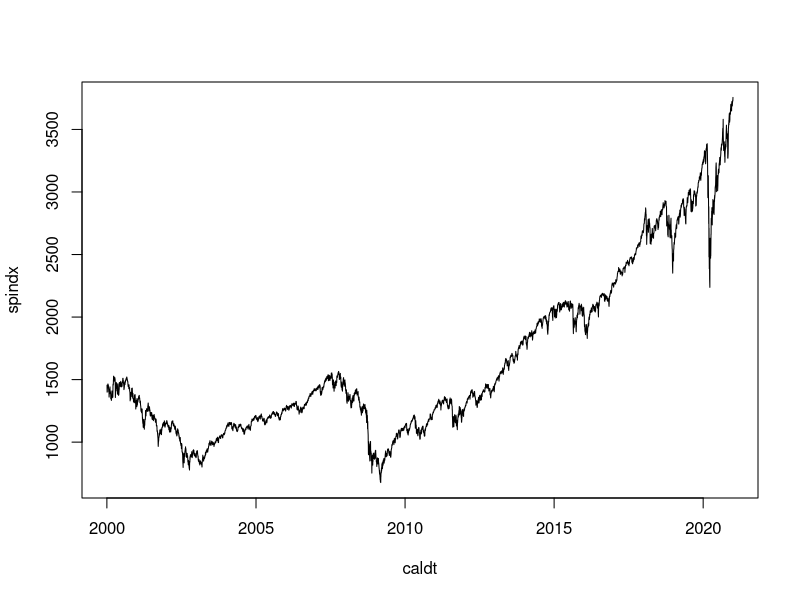
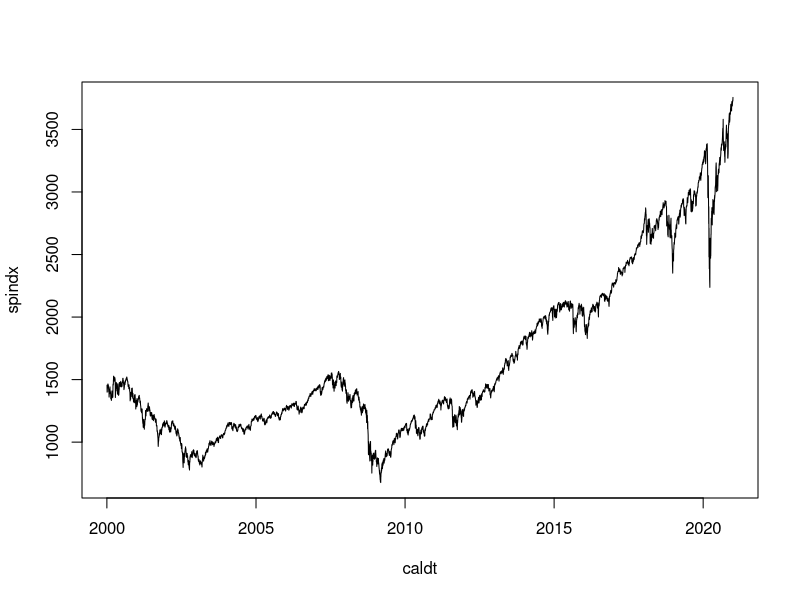
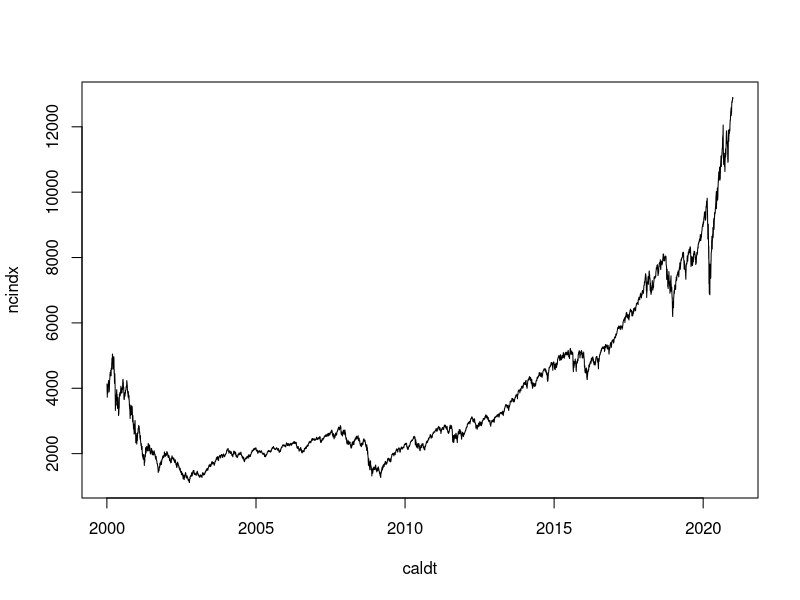

The R source for these figures, in order: (Note: this script raises an error after producing the figures.)
## ---- chunk 1
sp<-read.csv('Data/sp500.csv')
ny<-read.csv('Data/nyse.csv')
nas<-read.csv('Data/nasdaq.csv')
## ---- chunk 2
sp$caldt<-as.Date(sp$caldt, format="%d/%m/%Y")
ny$caldt<-as.Date(ny$caldt, format="%d/%m/%Y")
nas$caldt<-as.Date(nas$caldt, format="%d/%m/%Y")

str(sp)
str(ny)
str(nas)
## ---- chunk 3
plot(sp, type='l')
plot(ny, type='l')
plot(nas, type='l')
## ---- chunk 4
sp_logret <- diff(log(sp$spindx))
ny_logret <- diff(log(ny$spindx))
nas_logret <- diff(log(nas$spindx))

plot(sp$caldt[-length(sp$caldt)],sp_logret,type='l')
plot(ny$caldt[-length(ny$caldt)],ny_logret)
plor(nas$caldt[-length(nas$caldt)],nas_logret)
